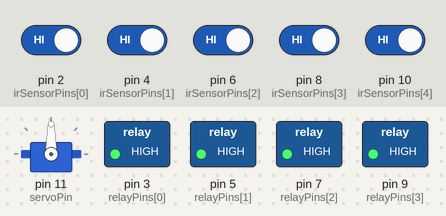
This sketch was run on a simulated Arduino Uno, built with avr-gcc and run on an emulated ATmega328P. Shown: servo, switched loads named in the sketch (green lamp = pin HIGH). The inputs (shaded band) are chosen by the test bench; at power-on: pin 2 (irSensorPins[0]), pin 4 (irSensorPins[1]), pin 6 (irSensorPins[2]), pin 8 (irSensorPins[3]), pin 10 (irSensorPins[4]) HIGH.

Above: at 1.2 s.
1.3 s: pin 2 (irSensorPins[0]) driven LOW
At 2.2 s:
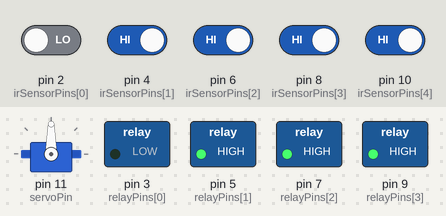
2.8 s: pin 4 (irSensorPins[1]) driven LOW
At 3.4 s:
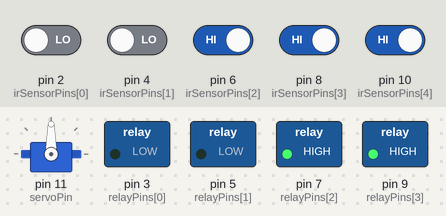
4.3 s: pin 6 (irSensorPins[2]) driven LOW
At 5.5 s:
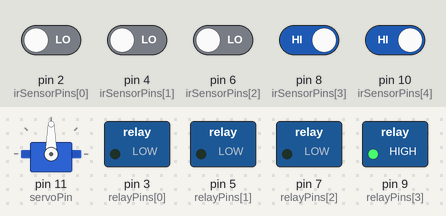
5.8 s: pin 8 (irSensorPins[3]) driven LOW
At 6.9 s:
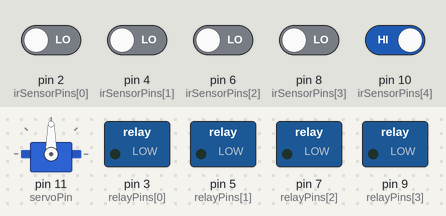
7.3 s: pin 10 (irSensorPins[4]) driven LOW
At 8.1 s:
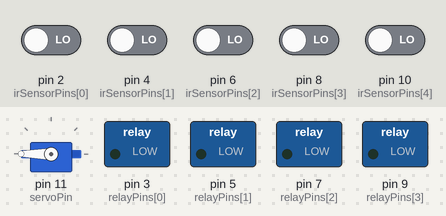
8.8 s: pin 2 (irSensorPins[0]) driven HIGH
At 11.6 s:
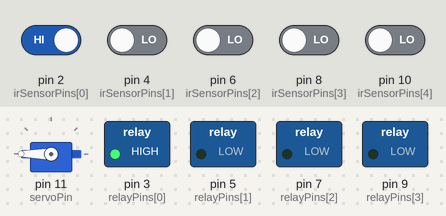
Timing chart, 0 to 18.0 s (numbered marks = the images above; inputs shaded):
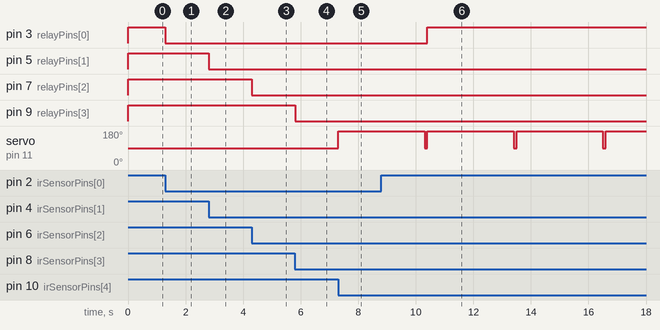

Measured:
- after the input at 1.3 s, pin 3 (relayPins[0]): HIGH → LOW at once
- after the input at 2.8 s, pin 5 (relayPins[1]): HIGH → LOW at once
- after the input at 4.3 s, pin 7 (relayPins[2]): HIGH → LOW at once
- after the input at 5.8 s, pin 9 (relayPins[3]): HIGH → LOW at once
- after the input at 7.3 s, servo on pin 11 (servoPin): 90° → 180° at once
- after the input at 8.8 s, pin 3 (relayPins[0]): LOW → HIGH after 1.6 s

The sketch:

FinalWirelessRoad.ino
```cpp
#include <Servo.h>

// Define the pins for the IR sensors, relays, and servo
const int irSensorPins[] = {2, 4, 6, 8, 10};   // IR sensor pins (e.g., Pins 2, 4, 6, 8, 10)
const int relayPins[] = {3, 5, 7, 9};          // Relay control pins (e.g., Pins 3, 5, 7, 9)
const int servoPin = 11;                       // Servo control pin (e.g., Pin 11)

Servo servo;  // Create a servo object

void setup() {
  for (int i = 0; i < 4; i++) {
    pinMode(irSensorPins[i], INPUT);
    pinMode(relayPins[i], OUTPUT);
    digitalWrite(relayPins[i], LOW);  // Initialize all relays to be off
  }

  servo.attach(servoPin);  // Attach the servo to the specified pin
  servo.write(90);         // Initialize the servo position to 90 degrees
}

void loop() {
  for (int i = 0; i < 5; i++) {
    // Read the state of each IR sensor
    int irSensorState = digitalRead(irSensorPins[i]);

    if (irSensorState == LOW) {
      if (i == 4) {
        // Object detected by the 5th IR sensor, move the servo to 180 degrees
        servo.write(180);
        delay(3000); // Delay for one second (adjust as needed)
        servo.write(90); // Move the servo back to 90 degrees
      } else {
        // Object detected by other sensors, turn the corresponding relay on
        digitalWrite(relayPins[i], LOW);
      }
    } else {
      if (i != 4) {
        // No object detected by other sensors, turn the corresponding relay off
        digitalWrite(relayPins[i], HIGH);
      }
    }
  }

  delay(100);  // Adjust the delay as needed to prevent false triggers
}
```
